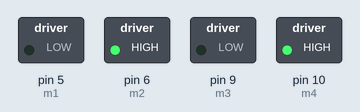
The sketch below on a simulated Arduino Uno, built with avr-gcc and run on an emulated ATmega328P. Parts: switched loads named in the sketch (green lamp = pin HIGH).

Above: at 0.1 s.
Timing chart, 0 to 1.6 s (numbered marks = the images above):
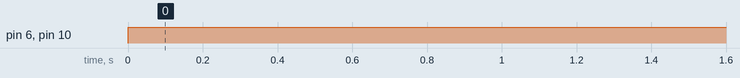

Measured:
- by itself, pin 6 (m2), pin 10 (m4): LOW → HIGH at 0.00 s

The sketch:

Motor.ino
```cpp
#define m1 5
#define m2 6
#define m3 9
#define m4 10

void setup(){
  pinMode(m1,OUTPUT);
  pinMode(m2,OUTPUT);
  pinMode(m3,OUTPUT);
  pinMode(m4,OUTPUT);
}

void loop(){
    analogWrite(m1,0);
    analogWrite(m2,255);
    analogWrite(m3,0);
    analogWrite(m4,255);
}
```
